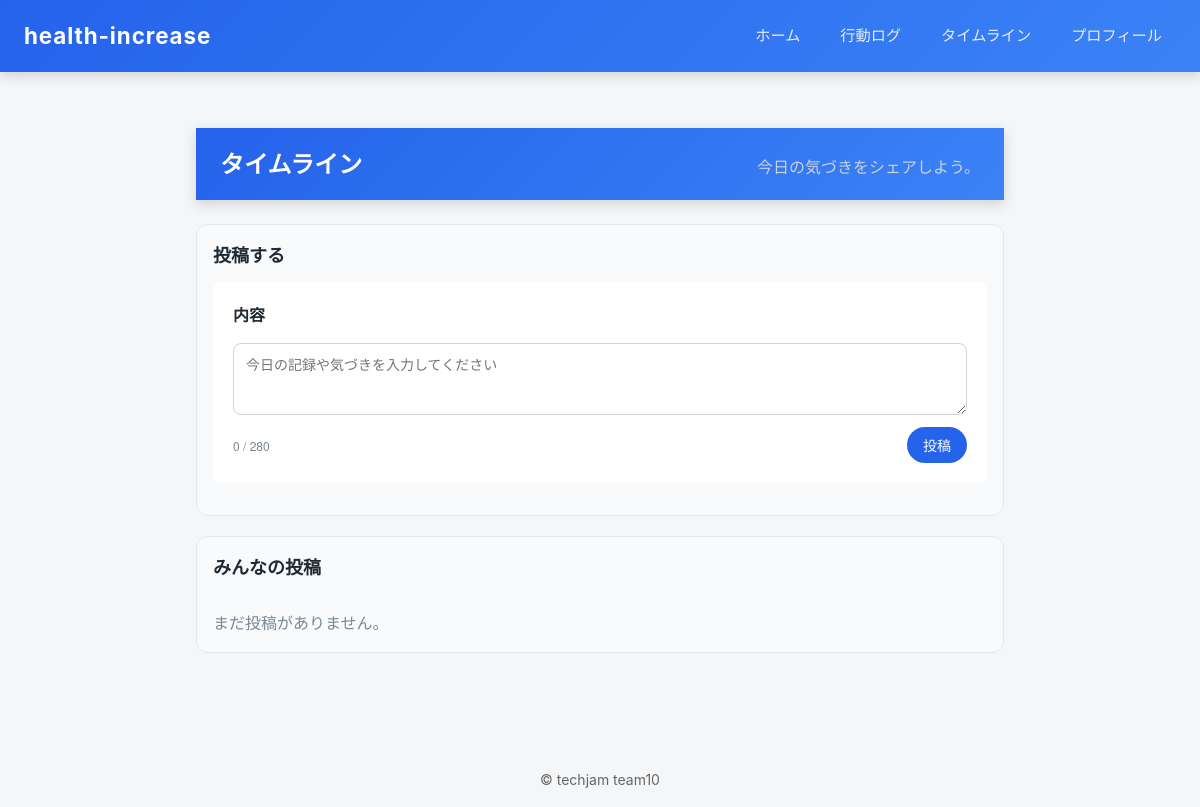
/timeline/, run on an earlier commit of the app's database.
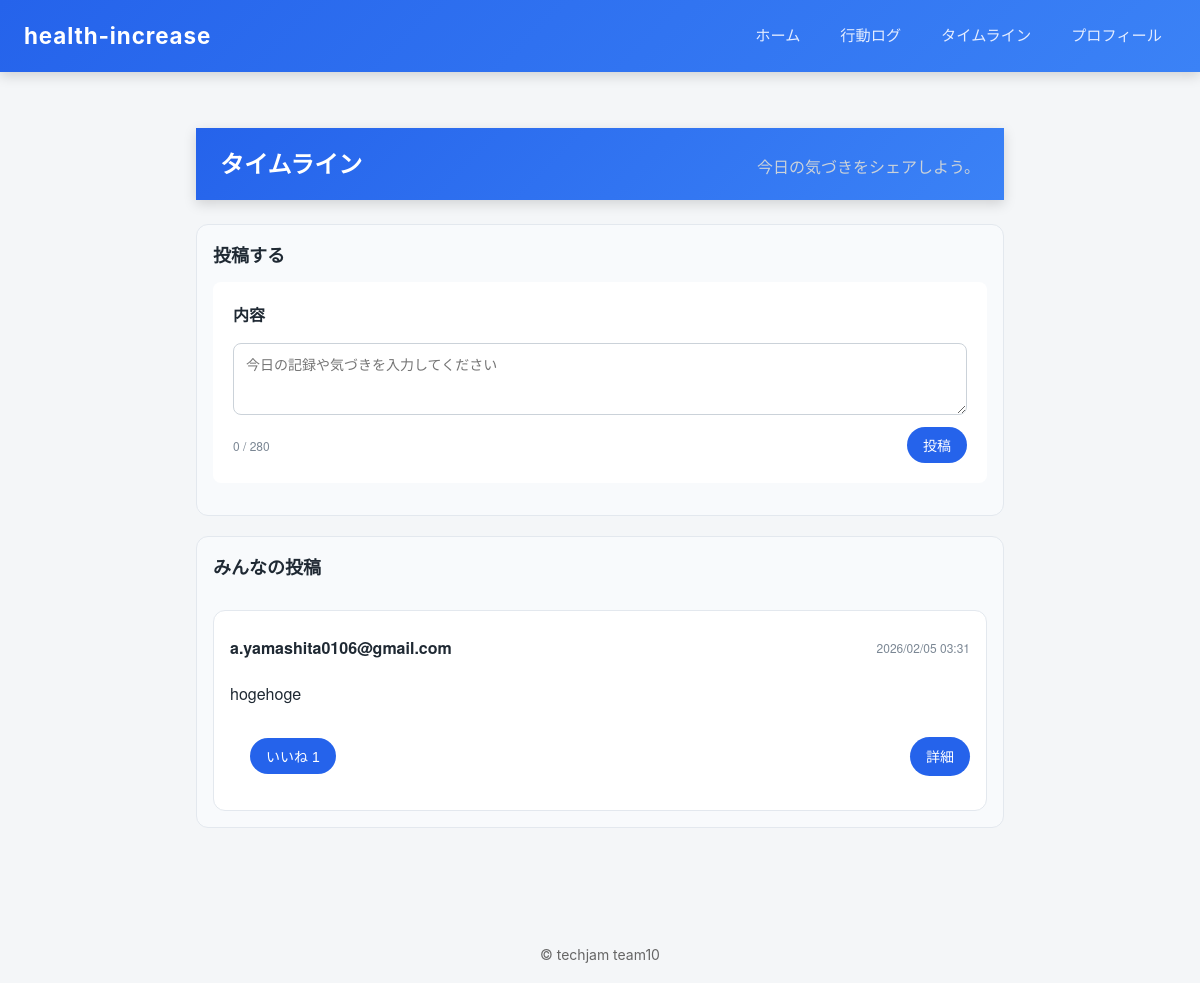
And on a later commit of the database.
### healthapp/models.py (models this page shows, shortened)
class Post(models.Model):
    id = models.BigAutoField(primary_key=True)
    user = models.ForeignKey(
        settings.AUTH_USER_MODEL,
        on_delete=models.CASCADE,
        related_name="posts"
    )
    created_at = models.DateTimeField(auto_now_add=True)
    content = models.TextField()
    favorite = models.IntegerField(
        default=0,
        validators=[MinValueValidator(0)]
    )
    class Meta:
        ordering = ["-created_at"]

### accounts/models.py (models this page shows, shortened)
class User(AbstractUser):
    id = models.BigAutoField(primary_key=True)
    mail = models.EmailField(
        max_length=255,
        unique=True
    )
    password = models.CharField(
        max_length=255
    )

### healthapp/views.py (the view, shortened to what this page needs)
# urls.py: path('timeline/', views.timeline, name='timeline'),
def timeline(request):
    from django.shortcuts import redirect
    from accounts.models import User
    from healthapp.models import Post
    from healthapp.services.timeline import create_post, get_timeline_posts, increment_favorite
    notice = ""
    user = User.objects.first()
    liked_post_ids = set(request.session.get("liked_post_ids", []))
    posts = get_timeline_posts(limit=None)
    return render(
        request,
        "healthapp/timeline.html",
        {
            "posts": posts,
            "notice": notice,
            "has_user": bool(user),
            "liked_post_ids": list(liked_post_ids),
        },
    )

### healthapp/services/timeline.py (called while the page is built)
def get_timeline_posts(limit: int | None) -> QuerySet[Post]:
    queryset = Post.objects.all()
    if limit is None:
        return queryset
    return queryset[:limit]

### healthapp/templates/healthapp/timeline.html (shortened to what this page needs)
{% extends 'base.html' %}
{% load static %}
{% block content %}
<link rel="stylesheet" href="{% static 'healthapp/css/timeline.css' %}">
<section class="timeline">
    <header class="timeline__header">
        <h2 class="timeline__title">タイムライン</h2>
        <p class="timeline__subtitle">今日の気づきをシェアしよう。</p>
    </header>
    <div class="timeline__composer">
        <h3 class="timeline__section-title">投稿する</h3>
        <form class="timeline__form" method="post">
            <label class="timeline__label" for="timeline-content">内容</label>
            <textarea id="timeline-content" name="content" rows="3" maxlength="280" class="timeline__textarea" placeholder="今日の記録や気づきを入力してください"></textarea>
            <div class="timeline__form-footer">
                <span class="timeline__counter" data-counter="timeline-content">0 / 280</span>
                <button type="submit" class="timeline__button" {% if not has_user %}disabled{% endif %}>投稿</button>
            </div>
        </form>
    </div>
    <div class="timeline__list">
        <h3 class="timeline__section-title">みんなの投稿</h3>
        {% if posts %}
            {% for post in posts %}
                <article class="timeline__card">
                    <div class="timeline__card-header">
                        <p class="timeline__author">{{ post.user.mail }}</p>
                        <time class="timeline__date">{{ post.created_at|date:"Y/m/d H:i" }}</time>
                    </div>
                    <p class="timeline__content">{{ post.content }}</p>
                    <div class="timeline__card-actions">
                        <form method="post" class="timeline__action">
                            <button
                                type="submit"
                                class="timeline__button timeline__button--ghost"
                            >
                                {% if post.id in liked_post_ids %}
                                    いいね済み {{ post.favorite }}
                                {% else %}
                                    いいね {{ post.favorite }}
                                {% endif %}
                            </button>
                        </form>
                        <a class="timeline__link" href="{% url 'healthapp:timeline_detail' post.id %}">詳細</a>
                    </div>
                </article>
            {% endfor %}
        {% else %}
            <p class="timeline__empty">まだ投稿がありません。</p>
        {% endif %}
    </div>
</section>
{% endblock %}

What changed in the data, as far as the page shows it:
added Post: user.mail "a.yamashita0106@gmail.com", created_at "2026/02/05 03:31", content "hogehoge", favorite "1"
Also different on the page:
text no longer shown: "まだ投稿がありません。"
